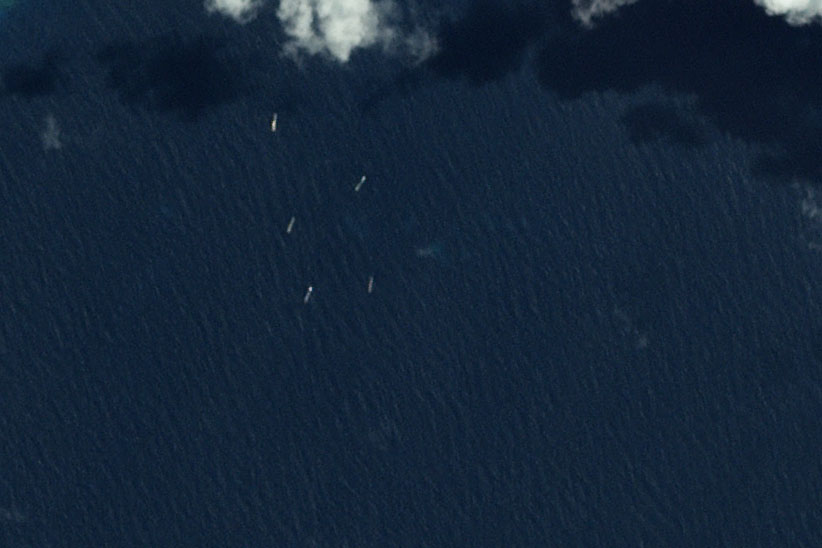
#> input picture data/fishing.jpg, 822 x 548 px
$ jupyter execute opencv-image-processing.ipynb
#> lines starting #> are read from the running program, lines starting #| are printed output that depends on the picture; after the words box and inside, x2 and y2 are one past the last pixel; in counts of white or black regions, pixels touching at a corner belong together
[cell 1]
import cv2
import numpy as np

[cell 2]
img = cv2.imread('data/fishing.jpg')
#> img is the input picture: shape (548, 822, 3); mean B, G, R 55.9, 37, 20.4
img_gray = cv2.imread('data/fishing.jpg', 0)
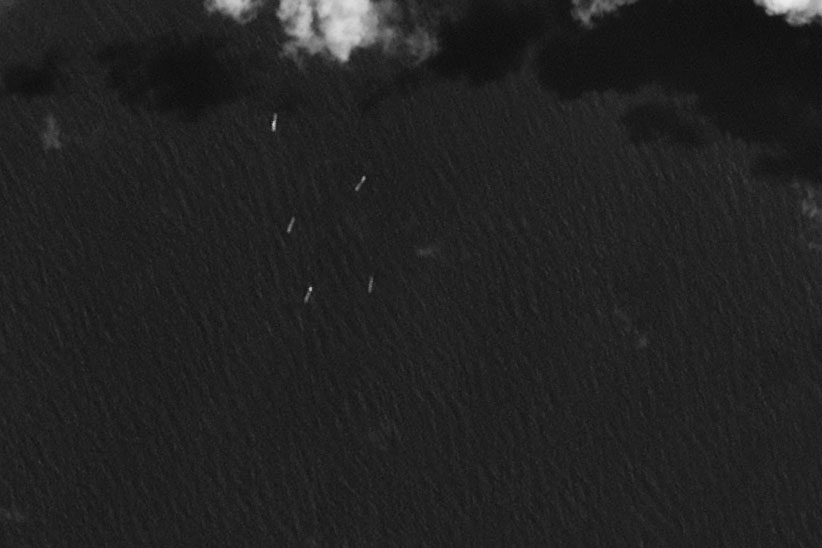
#> img_gray: shape (548, 822); min 11, max 237, mean 34.2
img_empty = cv2.imread('data/000303d4d.jpg')
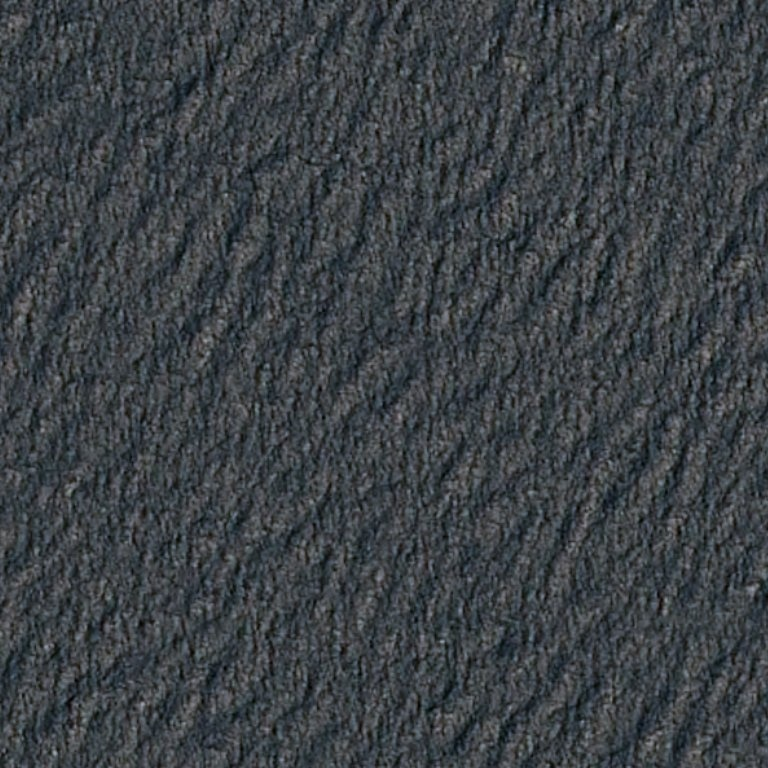
#> input picture data/000303d4d.jpg, 768 x 768 px
#> img_empty is the input picture: shape (768, 768, 3); mean B, G, R 69.6, 65.5, 60.3

[cell 3]
import matplotlib.pyplot as plt
#plt.imshow(img_gray, cmap='gray')
plt.imshow(img)
plt.show()

[cell 4]
new_img = cv2.imwrite('data/new-fishing.jpg', img)

[cell 5]
print(type(img))
#| <class 'numpy.ndarray'>
print(img.shape)
#| (548, 822, 3)
print(img.size)
#| 1351368
print(img.dtype)
#| uint8

[cell 6]
#show value in the image
top_left_pixel = img[0,0,:]
#> top_left_pixel = [83, 71, 31]
print(top_left_pixel)
#| [83 71 31]

top_left_pixel_red_pixel = img[0,0,2] ### RGB=2 is RED
#> top_left_pixel_red_pixel = 31
print(top_left_pixel_red_pixel)
#| 31

[cell 7]
#modify the image
img[0,0] = [0,0,0] # [0,0,0] is black
#> img: shape (548, 822, 3); under 0.01% of pixels changed, all inside (x1, y1, x2, y2) = (0, 0, 1, 1)
img[10,] = [0,0,255] # [0,0,255] is red
img[20,] = [0,0,0] # [0,0,255] is red
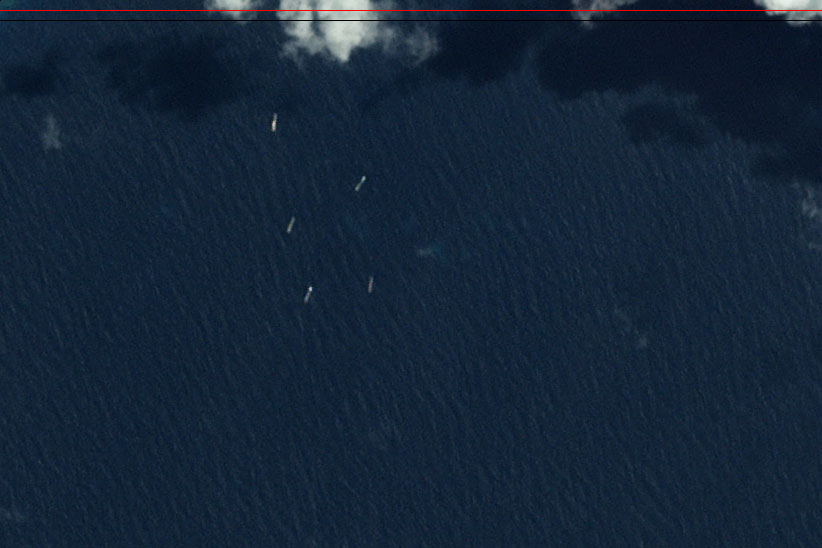
#> img: shape (548, 822, 3); mean B, G, R 55.7, 36.8, 20.7
new_img2 = cv2.imwrite('data/new-fishing-modified.jpg', img)

[cell 8]
#region of interest (static reference)
ROI = img[25:400, 0:300]
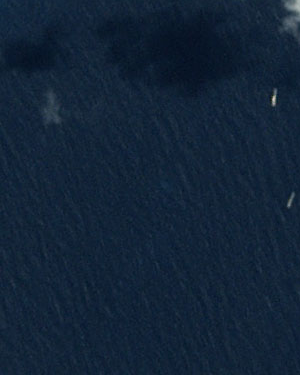
#> ROI: shape (375, 300, 3); mean B, G, R 54.2, 35.1, 18
plt.imshow(ROI)
plt.show()
